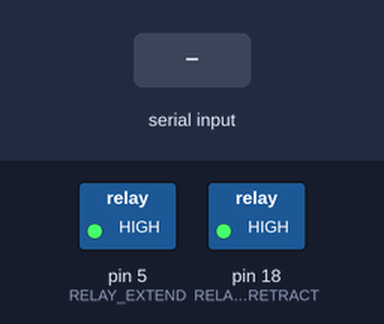
Recording of a sketch running on a simulated Arduino Uno, built with avr-gcc and run on an emulated ATmega328P. Shown: switched loads named in the sketch (green lamp = pin HIGH). The inputs (shaded band) are chosen by the test bench.

Above: at 1.2 s.
1.3 s: "L" received over Serial
At 2.0 s:
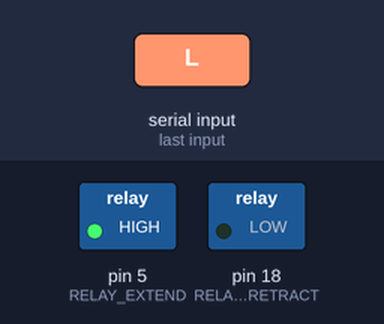
2.8 s: "U" received over Serial
At 3.1 s:
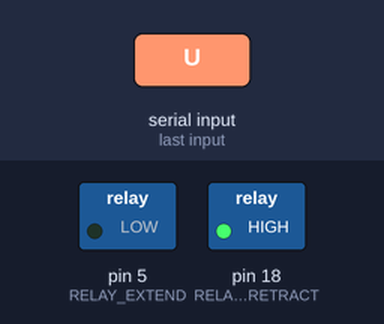
4.3 s: "S" received over Serial
At 5.5 s:
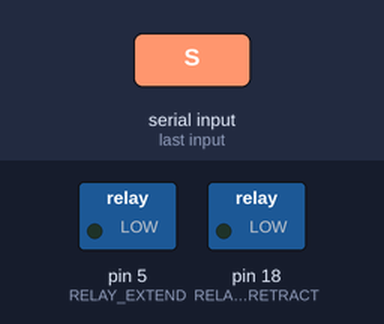
Timing chart, 0 to 7.3 s (numbered marks = the images above; inputs shaded):
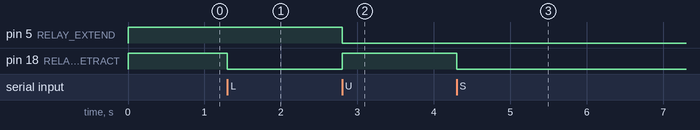

Measured:
- after the input at 1.3 s, pin 18 (RELAY_RETRACT): HIGH → LOW at once
- after the input at 2.8 s, pin 5 (RELAY_EXTEND): HIGH → LOW at once; pin 18 (RELAY_RETRACT): LOW → HIGH at once
- after the input at 4.3 s, pin 18 (RELAY_RETRACT): HIGH → LOW at once

The sketch:

sketch_jan30a.ino
```cpp
#define RELAY_EXTEND 5
#define RELAY_RETRACT 18

void lock_tool() {
  digitalWrite(RELAY_RETRACT, LOW);
  digitalWrite(RELAY_EXTEND, HIGH);
}

void unlock_tool() {
  digitalWrite(RELAY_EXTEND, LOW);
  digitalWrite(RELAY_RETRACT, HIGH);
}

void stop_all() {
  digitalWrite(RELAY_EXTEND, LOW);
  digitalWrite(RELAY_RETRACT, LOW);
}

void setup() {
  // put your setup code here, to run once:
  pinMode(RELAY_RETRACT, OUTPUT);
  pinMode(RELAY_EXTEND, OUTPUT);

  digitalWrite(RELAY_EXTEND, HIGH);
  digitalWrite(RELAY_RETRACT, HIGH);

  Serial.begin(115200);
  Serial.setTimeout(1);
}

void loop() {
  if (Serial.available()) {
    char cmd = Serial.read();

    if (cmd == 'L') {
      lock_tool();
    }
    else if (cmd == 'U') {
      unlock_tool();
    }
    else if (cmd == 'S') {
      stop_all();
    }
  }
}
```
